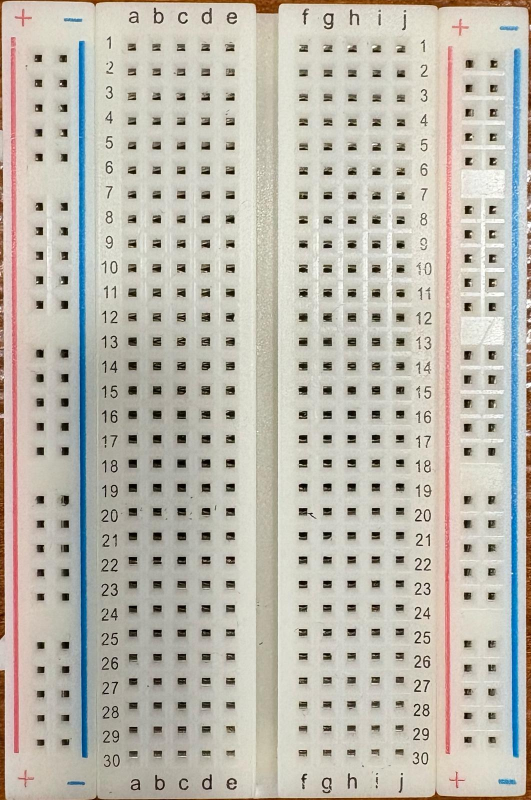
#> input picture analyzer/data/raw/breadboard.jpg, 1062 x 1600 px, found by its file name (shown at 1/2 size)
$ python test.py
#> lines starting #> are read from the running program, lines starting #| are printed output that depends on the picture; after the words box and inside, x2 and y2 are one past the last pixel; in counts of white or black regions, pixels touching at a corner belong together
import cv2
import numpy as np
import os

def find_breadboard_holes(image_path: str, output_path: str):
    # --- 1. Setup and Load Image ---
    # [Keep setup, loading, debug dir creation as before]
    output_dir = os.path.dirname(output_path)
    debug_dir = os.path.join(output_dir, "debug")
    if not os.path.exists(debug_dir):
        os.makedirs(debug_dir)
    img = cv2.imread(image_path)
#> img is the input picture: shape (1600, 1062, 3); mean B, G, R 174.7, 185.2, 189.3
    if img is None:
        print(f"Error loading {image_path}")
        return
    print(f"Image loaded: {img.shape}")
#| Image loaded: (1600, 1062, 3)
    output_image = img.copy()
    debug_image_all_contours = img.copy()
    height, width, _ = img.shape

    # --- 2. Preprocessing ---
    gray = cv2.cvtColor(img, cv2.COLOR_BGR2GRAY)
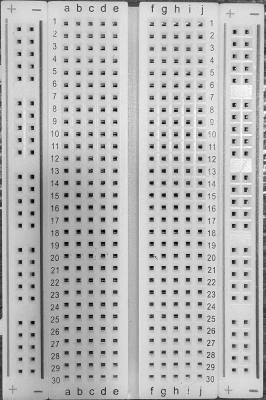
#> gray: shape (1600, 1062) (shown at 1/4 size); min 0, max 255, mean 185.2
    blurred = cv2.GaussianBlur(gray, (5, 5), 0)
    print("Preprocessing done.")

    # --- 3. Adaptive Thresholding ---
    block_size = 25
    C = 5
    thresh = cv2.adaptiveThreshold(
        blurred, 255, cv2.ADAPTIVE_THRESH_GAUSSIAN_C, cv2.THRESH_BINARY_INV, block_size, C)
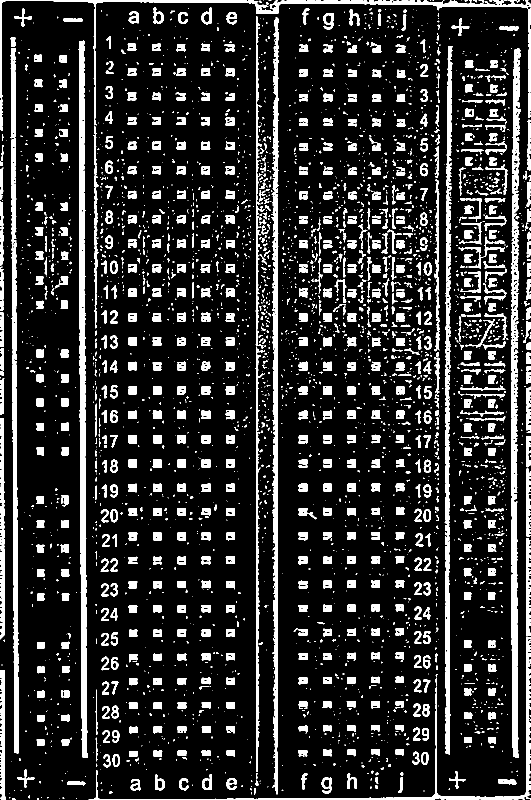
#> thresh: shape (1600, 1062) (shown at 1/2 size); 15.5% white; 3656 white regions (2632 under 20 px), largest, box (x1, y1, x2, y2) and area: (157, 81, 176, 1516) 15563, (1022, 96, 1042, 1516) 15009, (543, 35, 557, 1589) 12459
    print(f"Thresholding done (Block: {block_size}, C: {C}).")
    cv2.imwrite(os.path.join(debug_dir, "1_thresholded.jpg"), thresh)

    # --- 4. Morphological Operations ---
    kernel = np.ones((3, 3), np.uint8)  # Keep 3x3 kernel for now
    # First, remove noise
    opening = cv2.morphologyEx(thresh, cv2.MORPH_OPEN, kernel, iterations=1)
#> opening: shape (1600, 1062); 14% white; 1651 white regions (600 under 20 px), largest, box (x1, y1, x2, y2) and area: (158, 82, 175, 1516) 15495, (544, 37, 557, 1588) 12132, (1022, 683, 1038, 1516) 8926
    # === ADD CLOSING STEP ===
    # Now, try to fill gaps within the remaining white shapes
    # Use same kernel, 1 iteration
    closing = cv2.morphologyEx(opening, cv2.MORPH_CLOSE, kernel, iterations=1)
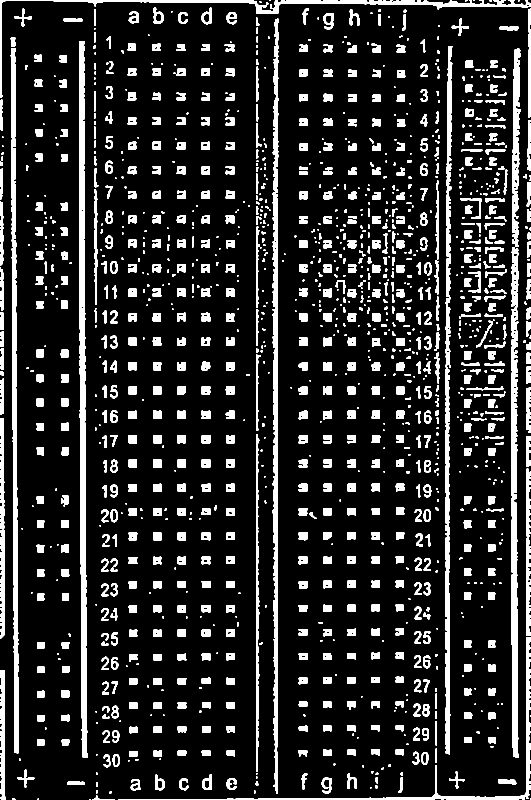
#> closing: shape (1600, 1062) (shown at 1/2 size); 14.4% white; 1407 white regions (487 under 20 px), largest, box (x1, y1, x2, y2) and area: (158, 82, 175, 1516) 15594, (544, 37, 557, 1588) 12418, (21, 96, 38, 1507) 12113
    # ========================
    processed_thresh = closing  # Use the result after closing
    print("Morphology (Opening then Closing) done.")
    # Save intermediate steps for comparison
    cv2.imwrite(os.path.join(debug_dir, "2a_morph_opening.jpg"), opening)
    cv2.imwrite(os.path.join(debug_dir, "2b_morph_closing.jpg"), closing)

    # --- 5. Detect Power Rail Regions & Define Boundaries ---
    # [Keep boundary detection logic exactly as before, including adjusted 0.18/0.82 values]
    # ... (boundary detection code) ...
    hsv = cv2.cvtColor(img, cv2.COLOR_BGR2HSV)
#> hsv: shape (1600, 1062, 3); mean H, S, V 30, 34.7, 192.9
    lower_blue = np.array([90, 60, 40])
    upper_blue = np.array([130, 255, 255])
    mask_blue = cv2.inRange(hsv, lower_blue, upper_blue)
#> mask_blue: shape (1600, 1062); 2.5% white; 6 white regions, box (x1, y1, x2, y2) and area: (1020, 97, 1043, 1516) 20814, (156, 81, 176, 1516) 20329, (997, 1558, 1032, 1569) 334, (1000, 52, 1036, 61) 264, (128, 36, 164, 44) 205, (135, 1563, 170, 1570) 195
    lower_red1 = np.array([0, 60, 40])
    upper_red1 = np.array([10, 255, 255])
    mask_red1 = cv2.inRange(hsv, lower_red1, upper_red1)
#> mask_red1: shape (1600, 1062); 1.4% white; 251 white regions (193 under 20 px), largest, box (x1, y1, x2, y2) and area: (887, 92, 905, 1509) 14224, (21, 74, 38, 1507) 4472, (904, 38, 937, 72) 342
    lower_red2 = np.array([170, 60, 40])
    upper_red2 = np.array([180, 255, 255])
    mask_red2 = cv2.inRange(hsv, lower_red2, upper_red2)
#> mask_red2: shape (1600, 1062); 0.7% white; 31 white regions (16 under 20 px), largest, box (x1, y1, x2, y2) and area: (21, 96, 37, 1506) 10513, (893, 1009, 900, 1103) 345, (894, 800, 899, 864) 156
    mask_red = cv2.bitwise_or(mask_red1, mask_red2)
#> mask_red: shape (1600, 1062); 2.1% white; 234 white regions (185 under 20 px), largest, box (x1, y1, x2, y2) and area: (21, 74, 38, 1507) 15675, (887, 92, 905, 1509) 15510, (904, 38, 937, 72) 342
    mask_combined = cv2.bitwise_or(mask_blue, mask_red)
#> mask_combined: shape (1600, 1062); 4.6% white; 240 white regions (185 under 20 px), largest, box (x1, y1, x2, y2) and area: (1020, 97, 1043, 1516) 20814, (156, 81, 176, 1516) 20329, (21, 74, 38, 1507) 15675
    kernel_lines = np.ones((5, 5), np.uint8)
    mask_combined_opened = cv2.morphologyEx(
        mask_combined, cv2.MORPH_OPEN, kernel_lines, iterations=2)
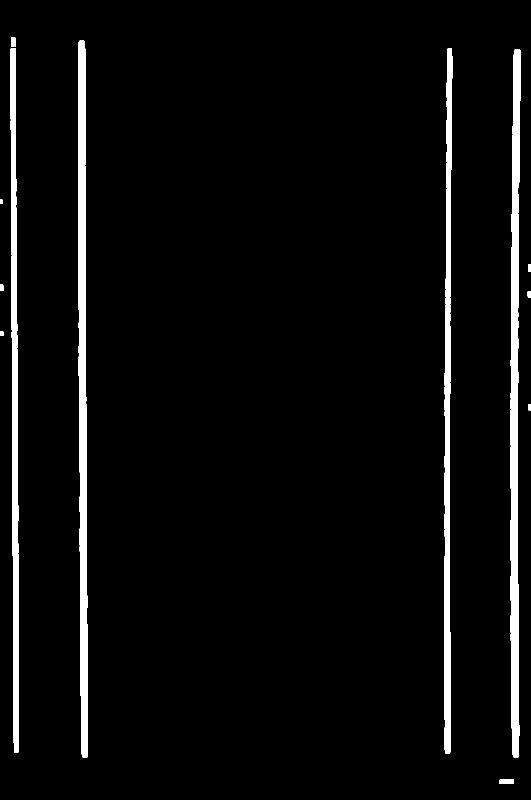
#> mask_combined_opened: shape (1600, 1062) (shown at 1/2 size); 4.2% white; 17 white regions, largest, box (x1, y1, x2, y2) and area: (1021, 98, 1042, 1515) 20593, (156, 81, 176, 1515) 20225, (22, 278, 38, 1505) 13419
    mask_combined_closed = cv2.morphologyEx(
        mask_combined_opened, cv2.MORPH_CLOSE, kernel_lines, iterations=3)
#> mask_combined_closed: shape (1600, 1062); 4.3% white; 11 white regions
    contours_lines, _ = cv2.findContours(
        mask_combined_closed, cv2.RETR_EXTERNAL, cv2.CHAIN_APPROX_SIMPLE)
#> contours_lines = 11 contours; largest, box (x1, y1, x2, y2) and area: (1021, 98, 1042, 1515) 19233, (156, 81, 176, 1515) 18810, (21, 75, 38, 1505) 14179, (888, 97, 905, 1508) 13810, (999, 1558, 1028, 1568) 247
    left_boundary = width * 0.1
    right_boundary = width * 0.9
    min_line_height = height * 0.5
    potential_left_boundaries = []
    potential_right_boundaries = []
    for cnt in contours_lines:
        x, y, w, h_cnt = cv2.boundingRect(cnt)
        if h_cnt > min_line_height:
            center_x = x + w / 2
            roi_hsv = hsv[y:y+h_cnt, x:x+w]
            blue_pixels = cv2.countNonZero(
                cv2.inRange(roi_hsv, lower_blue, upper_blue))
            red_pixels = cv2.countNonZero(cv2.inRange(
                roi_hsv, lower_red1, upper_red1)) + cv2.countNonZero(cv2.inRange(roi_hsv, lower_red2, upper_red2))
            if blue_pixels > red_pixels and center_x < width * 0.4:
                potential_left_boundaries.append(x + w)
            elif red_pixels > blue_pixels and center_x > width * 0.6:
                potential_right_boundaries.append(x)
#> this loop made 11 passes
#> (x, y, w, h_cnt, center_x, blue_pixels, red_pixels) on passes 8 to 11: (1021, 98, 21, 1417, 1031.5, 20798, 0), (888, 97, 17, 1411, 896.5, 0, 15473), (156, 81, 20, 1434, 166, 20323, 0), (21, 75, 17, 1430, 29.5, 0, 15659)
#> after the loop, potential_left_boundaries = [176]; potential_right_boundaries = [888]
    if potential_left_boundaries:
        left_boundary = max(potential_left_boundaries) + 5
#> left_boundary = 181
    else:
        print("Warning: Using default left boundary.")
    if potential_right_boundaries:
        right_boundary = min(potential_right_boundaries) - 5
#> right_boundary = 883
    else:
        print("Warning: Using default right boundary.")
    top_boundary = height * 0.035
    bottom_boundary = height * 0.95
    print(
        f"Refined central area boundaries: X=[{left_boundary:.0f}, {right_boundary:.0f}], Y=[{top_boundary:.0f}, {bottom_boundary:.0f}]")
#| Refined central area boundaries: X=[181, 883], Y=[56, 1520]
    # Draw boundary lines
    cv2.line(output_image, (int(left_boundary), 0),
             (int(left_boundary), height), (255, 0, 255), 1)
    cv2.line(output_image, (int(right_boundary), 0),
             (int(right_boundary), height), (255, 0, 255), 1)
    cv2.line(output_image, (0, int(top_boundary)),
             (width, int(top_boundary)), (255, 0, 255), 1)
    cv2.line(output_image, (0, int(bottom_boundary)),
             (width, int(bottom_boundary)), (255, 0, 255), 1)
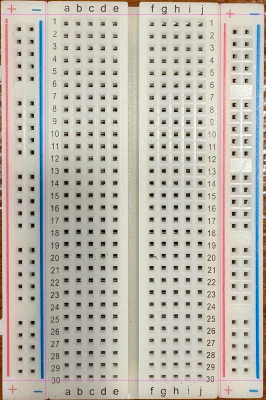
#> output_image: shape (1600, 1062, 3) (shown at 1/4 size); mean B, G, R 175, 184.5, 189.5

    # --- 6. Find Contours ---
    # Find contours on the closed image
    contours, hierarchy = cv2.findContours(
        processed_thresh, cv2.RETR_TREE, cv2.CHAIN_APPROX_SIMPLE)
#> contours = 1600 contours, 681 with area under 20; largest, box (x1, y1, x2, y2) and area: (158, 82, 175, 1516) 14164, (544, 37, 557, 1588) 10812, (21, 96, 38, 1507) 10676, (1022, 494, 1038, 1516) 10204, (890, 92, 905, 1509) 9212
    print(f"Found {len(contours)} initial contours (after closing).")
#| Found 1600 initial contours (after closing).
    # Draw all contours found after closing for debugging
    debug_image_post_closing_contours = img.copy()
    cv2.drawContours(debug_image_post_closing_contours,
                     contours, -1, (0, 0, 255), 1)
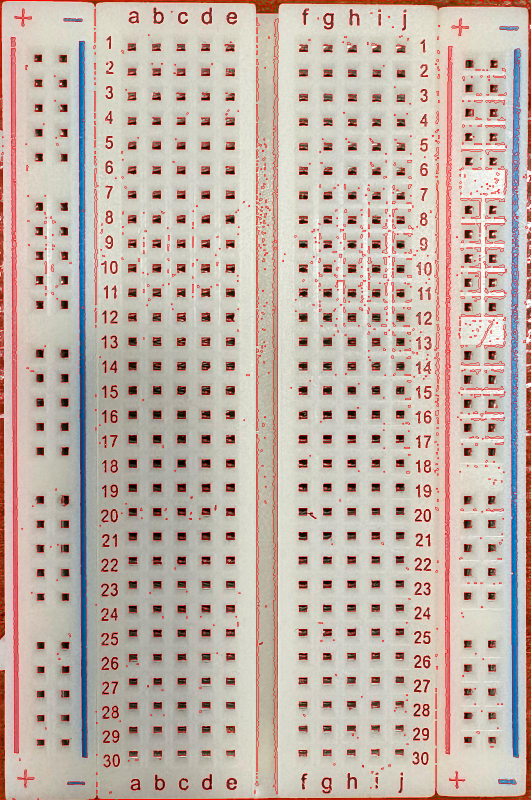
#> debug_image_post_closing_contours: shape (1600, 1062, 3) (shown at 1/2 size); 4.95% of pixels changed, all inside (x1, y1, x2, y2) = (0, 0, 1062, 1600)
    cv2.imwrite(os.path.join(debug_dir, "3_all_contours_post_closing.jpg"),
                debug_image_post_closing_contours)

    # --- 7. Filter Contours ---
    # KEEP the relaxed filters from the previous step for now
    valid_holes = []
    hole_count = 0
    min_hole_area = 100
    max_hole_area = 420
    min_aspect_ratio = 0.6
    max_aspect_ratio = 1.6
    min_solidity = 0.65  # Keep relaxed solidity

    print(
        f"Filtering parameters: Area=[{min_hole_area}, {max_hole_area}], Aspect Ratio=[{min_aspect_ratio}, {max_aspect_ratio}], Solidity > {min_solidity}")

    # [Keep filtering loop exactly as before]
    for i, cnt in enumerate(contours):
        area = cv2.contourArea(cnt)
        x, y, w, h = cv2.boundingRect(cnt)
        if w == 0 or h == 0:
            continue
        aspect_ratio = float(w) / h
        M = cv2.moments(cnt)
        if M["m00"] == 0:
            continue
        cx = int(M["m10"] / M["m00"])
        cy = int(M["m01"] / M["m00"])
        hull = cv2.convexHull(cnt)
        hull_area = cv2.contourArea(hull)
        solidity = 0 if hull_area == 0 else float(area) / hull_area
        if not (min_hole_area <= area <= max_hole_area):
            continue
        if not (min_aspect_ratio <= aspect_ratio <= max_aspect_ratio):
            continue
        if not (left_boundary < cx < right_boundary and top_boundary < cy < bottom_boundary):
            continue
        if solidity < min_solidity:
            continue
        valid_holes.append(cnt)
        hole_count += 1
#> this loop made 1600 passes
#> (area, x, y, w, h, aspect_ratio, cx, cy) on passes 5, 10, 12: (80, 184, 1591, 46, 9, 5.11, 200, 1597), (21.5, 751, 1570, 5, 7, 0.714, 752, 1573), (184, 134, 1563, 36, 7, 5.14, 151, 1565)
#> after the loop, hole_count = 297; valid_holes = 297 contours; largest, box (x1, y1, x2, y2) and area: (403, 772, 421, 790) 280, (451, 772, 470, 790) 278, (844, 1408, 859, 1433) 270, (403, 870, 421, 887) 266, (452, 724, 470, 741) 266

    print(f"Found {hole_count} potential holes after filtering.")
#| Found 297 potential holes after filtering.

    # --- 8. Draw Results ---
    # [Keep drawing logic as before]
    if valid_holes:
        cv2.drawContours(output_image, valid_holes, -1, (0, 255, 0), 1)
    cv2.putText(output_image, f"Detected Holes: {hole_count}", (
        20, 40), cv2.FONT_HERSHEY_SIMPLEX, 1, (0, 0, 255), 2, cv2.LINE_AA)
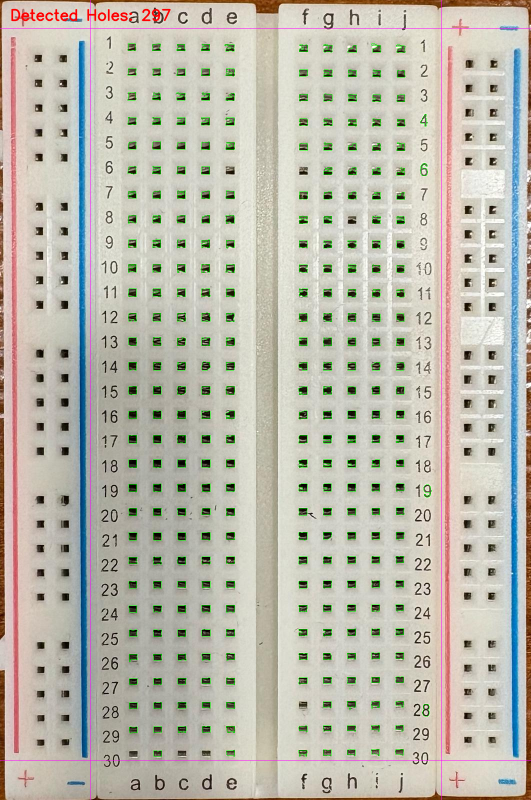
#> output_image: shape (1600, 1062, 3) (shown at 1/2 size); mean B, G, R 173.8, 186, 188.4

    # --- 9. Save and Finish ---
    # [Keep saving logic as before, maybe update filename]
    try:
        output_path_v4 = output_path.replace(".jpg", "_v4.jpg")  # Append v4
        cv2.imwrite(output_path_v4, output_image)
        print(f"Successfully saved result image to {output_path_v4}")
    except Exception as e:
        print(f"Error saving image to {output_path_v4}: {e}")


# --- Execution ---
if __name__ == "__main__":
    INPUT_IMAGE = r"C:\Users\syedm\OneDrive\Desktop\Projects\projects\bitcamp2025\analyzer\data\raw\breadboard.jpg"
    script_dir = os.path.dirname(os.path.abspath(__file__))
    OUTPUT_IMAGE = os.path.join(script_dir, "data", "results",
                                "breadboard_holes_detected.jpg")  # Base name for saving v4
    os.makedirs(os.path.dirname(OUTPUT_IMAGE), exist_ok=True)

    if not os.path.exists(INPUT_IMAGE):
        print(f"Error: Input file not found at {INPUT_IMAGE}")
    else:
        find_breadboard_holes(INPUT_IMAGE, OUTPUT_IMAGE)

$ run again, with analyzer/data/raw/breadboard20.jpg copied over analyzer/data/raw/breadboard.jpg
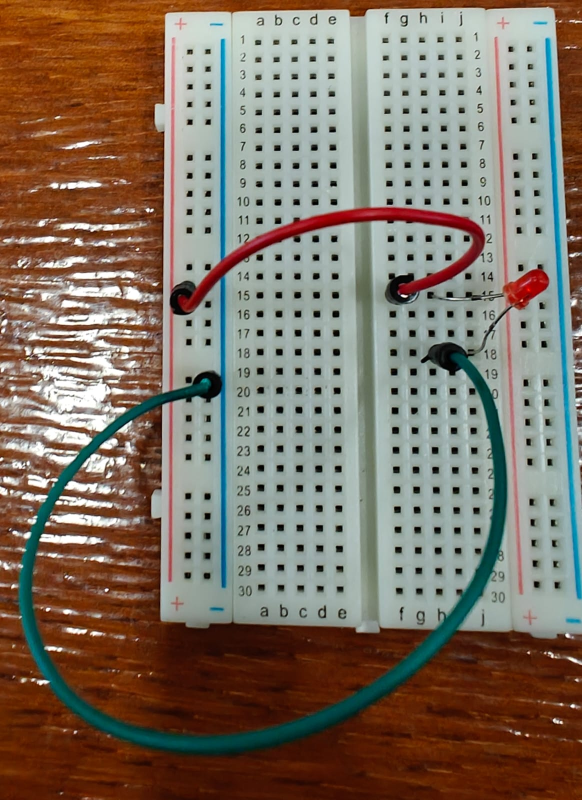
#> input picture analyzer/data/raw/breadboard20.jpg, 1164 x 1600 px, found by its file name (shown at 1/2 size)
#> in find_breadboard_holes, img is the input picture: shape (1600, 1164, 3); mean B, G, R 100.2, 114.2, 127.6
#| Image loaded: (1600, 1164, 3)
#> in find_breadboard_holes, `thresh = cv2.adaptiveThreshold( blurred, 255, cv2.ADAPTIVE_THRESH_GAUS..`:
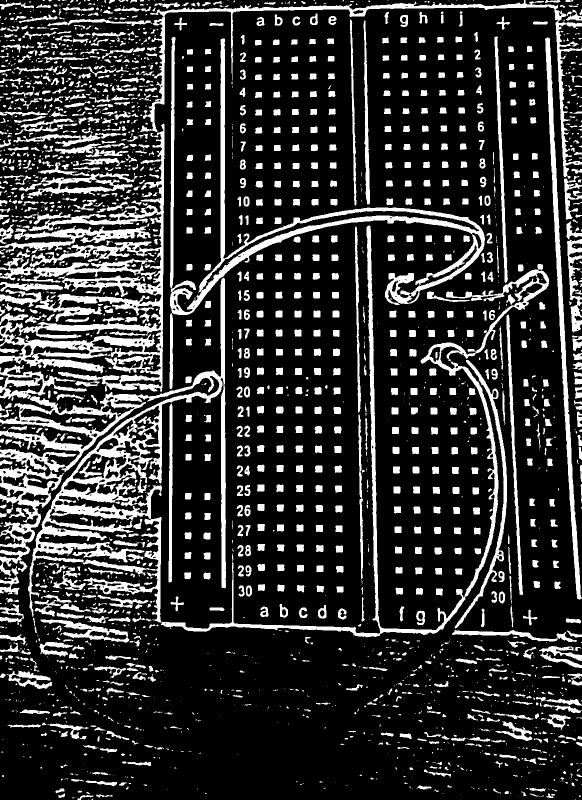
#> thresh: shape (1600, 1164) (shown at 1/2 size); 19.9% white; 2540 white regions (1318 under 20 px), largest, box (x1, y1, x2, y2) and area: (0, 451, 1098, 1275) 79516, (0, 247, 329, 784) 44716, (340, 74, 970, 630) 24487
#> opening: shape (1600, 1164); 18.7% white; 1935 white regions (573 under 20 px), largest, box (x1, y1, x2, y2) and area: (65, 556, 450, 1125) 26409, (38, 262, 329, 768) 22332, (340, 415, 970, 630) 13589
#> closing: shape (1600, 1164); 19% white; 1599 white regions (424 under 20 px), largest, box (x1, y1, x2, y2) and area: (0, 74, 997, 1274) 87676, (0, 0, 1164, 783) 49429, (1090, 75, 1164, 1199) 10215
#> hsv: shape (1600, 1164, 3); mean H, S, V 46.6, 112.1, 138.2
#> mask_blue: shape (1600, 1164); 2.9% white; 255 white regions (187 under 20 px), largest, box (x1, y1, x2, y2) and area: (1089, 74, 1164, 1201) 17578, (423, 550, 457, 1179) 9457, (438, 76, 454, 521) 6179
#> mask_red1: shape (1600, 1164); 22.6% white; 1654 white regions (1286 under 20 px), largest, box (x1, y1, x2, y2) and area: (0, 1262, 1164, 1600) 182346, (68, 924, 859, 1469) 123286, (8, 459, 327, 585) 12112
#> mask_red2: shape (1600, 1164); 1.3% white; 149 white regions (107 under 20 px), largest, box (x1, y1, x2, y2) and area: (381, 413, 969, 607) 15658, (342, 76, 350, 267) 964, (337, 953, 344, 1089) 739
#> mask_red: shape (1600, 1164); 23.9% white; 1485 white regions (1166 under 20 px), largest, box (x1, y1, x2, y2) and area: (0, 1262, 1164, 1600) 182346, (68, 924, 859, 1469) 123331, (355, 413, 971, 626) 23470
#> mask_combined: shape (1600, 1164); 26.8% white; 1739 white regions (1353 under 20 px), largest, box (x1, y1, x2, y2) and area: (0, 1262, 1164, 1600) 182346, (68, 924, 859, 1469) 123331, (355, 413, 971, 1179) 32927
#> mask_combined_opened: shape (1600, 1164); 19.7% white; 195 white regions, largest, box (x1, y1, x2, y2) and area: (0, 1424, 1164, 1600) 109742, (218, 1220, 856, 1468) 87128, (806, 1263, 1164, 1486) 40759
#> mask_combined_closed: shape (1600, 1164); 21.5% white; 95 white regions
#> contours_lines = 95 contours; largest, box (x1, y1, x2, y2) and area: (0, 948, 1164, 1600) 312710, (355, 77, 970, 1178) 37390, (1089, 75, 1164, 1201) 19346, (1006, 537, 1098, 619) 4616, (71, 1126, 215, 1194) 3422
#> the loop in find_breadboard_holes, `for cnt in contours_lines:` made 95 passes
#> (x, y, w, h_cnt, center_x, blue_pixels, red_pixels) on passes 94 to 95: (355, 77, 615, 1101, 662.5, 17181, 23474), (1089, 75, 75, 1126, 1126.5, 17571, 10353)
#> after the loop in find_breadboard_holes, `for cnt in contours_lines:`: potential_left_boundaries = []
#| Refined central area boundaries: X=[116, 1048], Y=[56, 1520]
#> contours = 1760 contours, 624 with area under 20; largest, box (x1, y1, x2, y2) and area: (0, 74, 997, 1274) 88950, (0, 0, 1164, 783) 48148, (0, 929, 124, 1144) 9570, (1090, 75, 1164, 1199) 9085, (0, 453, 301, 506) 4884
#| Found 1760 initial contours (after closing).
#> debug_image_post_closing_contours: shape (1600, 1164, 3); 6.13% of pixels changed, all inside (x1, y1, x2, y2) = (0, 0, 1164, 1600)
#> the loop in find_breadboard_holes, `for i, cnt in enumerate(contours):` made 1760 passes
#> (area, x, y, w, h, aspect_ratio, cx, cy) on passes 2 to 4: (65, 155, 1590, 27, 10, 2.7, 167, 1593), (21, 193, 1589, 15, 5, 3, 199, 1591), (43.5, 117, 1588, 13, 7, 1.86, 123, 1591)
#| Found 348 potential holes after filtering.
#> in find_breadboard_holes, `cv2.putText(output_image, f"Detected Holes: {hole_count}", ( 20, 40), ..`:
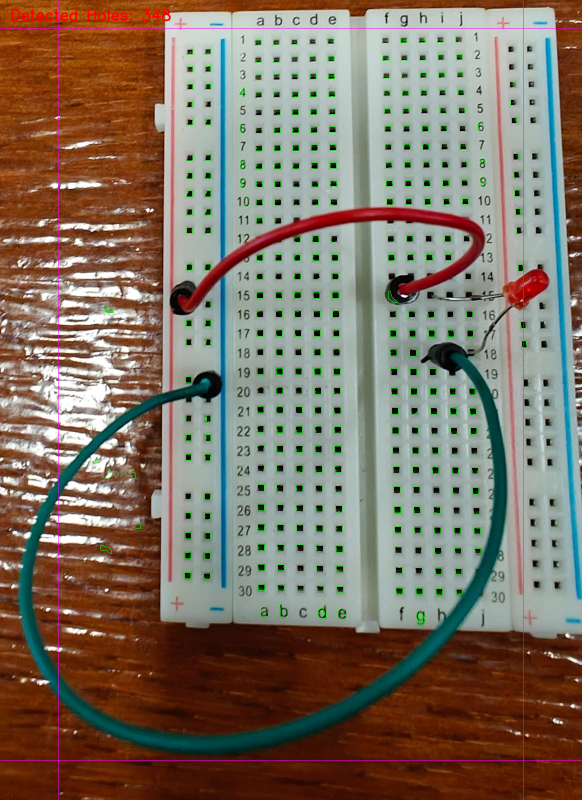
#> output_image: shape (1600, 1164, 3) (shown at 1/2 size); mean B, G, R 100, 115.2, 127.3
